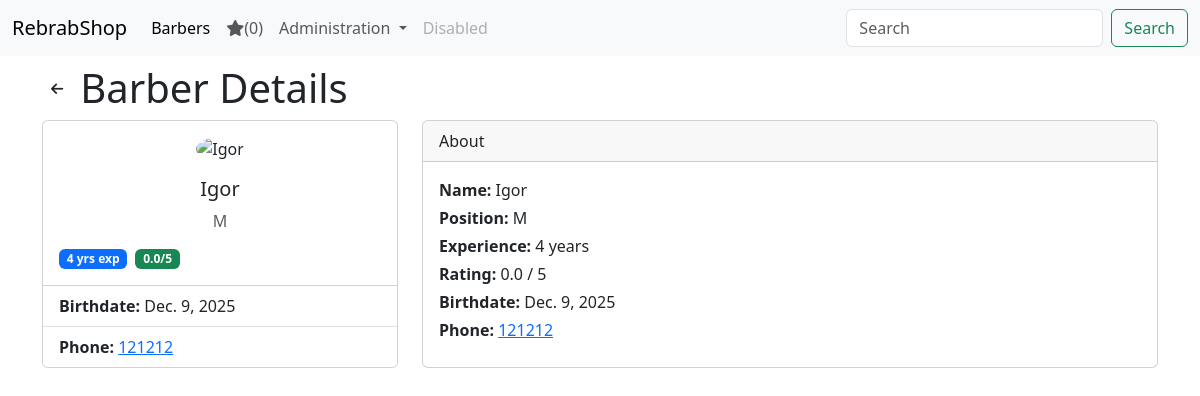
The app's page /barbers/12/ with its own data.
### barbers/models.py (models this page shows, shortened)
class Barber(models.Model):
    GENDER_CHOICES = [
        ('M', 'Male'),
        ('F', 'Female')
    ]
    POSITION_CHOICES = [
        ('J', 'Junior Barber'),
        ('S', 'Senior Barber'),
        ('M', 'Master Barber')
    ]
    name = models.CharField(max_length=100)
    photo = models.ImageField(upload_to='barber_photos/', blank=True, null=True)
    experience = models.IntegerField(validators=[MinValueValidator(0), MaxValueValidator(60)])
    birthdate = models.DateField()
    position = models.CharField(max_length=100, choices=POSITION_CHOICES)
    gender = models.CharField(max_length=1, choices=GENDER_CHOICES)
    rating = models.FloatField(default=0)
    phone = models.CharField(max_length=20)

### barbers/views.py (the view)
# urls.py: path('<int:pk>/', barbers.views.barber_detail, name="barber_detail"),
def barber_detail(request, pk):
    barber = get_object_or_404(Barber, pk=pk)
    return render(request, "barbers/detail.html", {"barber": barber})

### favorites/context_processor.py (called while the page is built)
def favorite_barbers_count(request):
    return { 'fav_count': get_count_of_favorite_barbers(request) }

### favorites/favorites.py (called while the page is built)
def get_favorite_barbers(request):
    return request.session.get(FAVORITE_BARBERS_KEY, [])

def get_count_of_favorite_barbers(request):
    return len(get_favorite_barbers(request))

### barbers/templates/barbers/detail.html
{% extends "layout.html" %} {% block content %}
<div class="d-flex align-items-center gap-2 my-2">
  <a href="javascript:history.back()" class="btn btn-sm">
    <i class="fa-solid fa-arrow-left"></i>
  </a>
  <h1 class="mb-0">Barber Details</h1>
</div>
<div class="row g-4">
  <div class="col-lg-4">
    <div class="card h-100">
      <div class="card-body text-center">
        {% if barber.photo %}
        <img
          style="
            height: 150px;
            width: 150px;
            object-fit: cover;
            border-radius: 50%;
          "
          src="{{barber.photo.url}}"
          alt="{{ barber.name }}"
          class="mb-3"
        />
        {% else %}
        <img
          style="
            height: 150px;
            width: 150px;
            object-fit: cover;
            border-radius: 50%;
          "
          src="https://img.freepik.com/premium-vector/vector-flat-man-avatar-no-face-with-hairstyle-beard_574806-4741.jpg"
          alt="{{ barber.name }}"
          class="mb-3"
        />
        {% endif %}
        <h5 class="card-title">{{ barber.name }}</h5>
        <p class="card-text text-muted">{{ barber.position }}</p>
        <div class="d-flex align-items-center gap-2">
          <span class="badge text-bg-primary"
            >{{ barber.experience }} yrs exp</span
          >
          <span class="badge text-bg-success">{{ barber.rating }}/5</span>
        </div>
      </div>
      <ul class="list-group list-group-flush">
        <li class="list-group-item">
          <strong>Birthdate:</strong> {{ barber.birthdate }}
        </li>
        <li class="list-group-item">
          <strong>Phone:</strong>
          <a href="tel:{{ barber.phone }}">{{ barber.phone }}</a>
        </li>
      </ul>
    </div>
  </div>
  <div class="col-lg-8">
    <div class="card h-100">
      <div class="card-header">About</div>
      <div class="card-body">
        <p class="mb-1"><strong>Name:</strong> {{ barber.name }}</p>
        <p class="mb-1"><strong>Position:</strong> {{ barber.position }}</p>
        <p class="mb-1">
          <strong>Experience:</strong> {{ barber.experience }} years
        </p>
        <p class="mb-1"><strong>Rating:</strong> {{ barber.rating }} / 5</p>
        <p class="mb-1"><strong>Birthdate:</strong> {{ barber.birthdate }}</p>
        <p class="mb-0">
          <strong>Phone:</strong>
          <a href="tel:{{ barber.phone }}">{{ barber.phone }}</a>
        </p>
      </div>
    </div>
  </div>
</div>
{% endblock %}

### records on screen
Barber: name "Igor", position "M", experience "4", rating "0.0", birthdate "Dec. 9, 2025", phone "121212"

### other values on screen
{{ fav_count }} "0"
